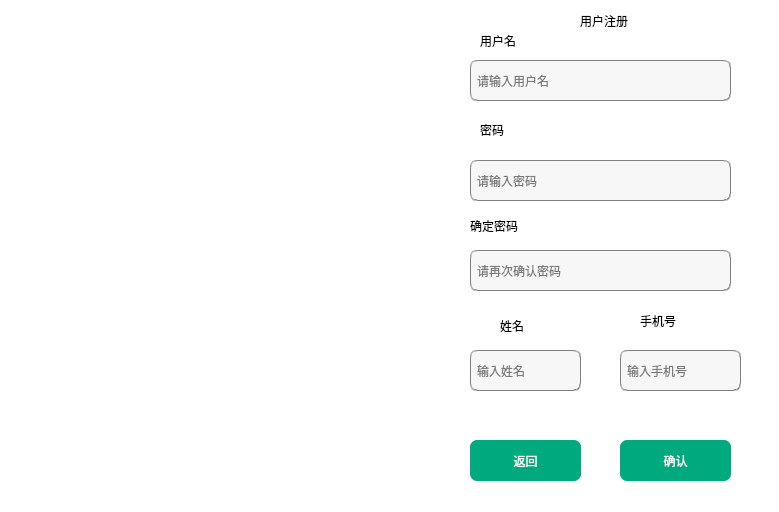
<?xml version="1.0" encoding="UTF-8"?>
<ui version="4.0">
 <class>Signup</class>
 <widget class="QWidget" name="Signup">
  <property name="geometry">
   <rect>
    <x>0</x>
    <y>0</y>
    <width>779</width>
    <height>512</height>
   </rect>
  </property>
  <property name="minimumSize">
   <size>
    <width>779</width>
    <height>512</height>
   </size>
  </property>
  <property name="maximumSize">
   <size>
    <width>779</width>
    <height>512</height>
   </size>
  </property>
  <property name="windowTitle">
   <string>Form</string>
  </property>
  <property name="styleSheet">
   <string notr="true">background-color: rgb(255, 255, 255);</string>
  </property>
  <widget class="QLabel" name="label_login_image">
   <property name="geometry">
    <rect>
     <x>0</x>
     <y>0</y>
     <width>431</width>
     <height>511</height>
    </rect>
   </property>
   <property name="text">
    <string/>
   </property>
  </widget>
  <widget class="QLabel" name="label_title">
   <property name="geometry">
    <rect>
     <x>580</x>
     <y>0</y>
     <width>141</width>
     <height>41</height>
    </rect>
   </property>
   <property name="styleSheet">
    <string notr="true">font: 87 20pt &quot;字心坊猫的天空之城（特别定制版）&quot;;</string>
   </property>
   <property name="text">
    <string>用户注册</string>
   </property>
  </widget>
  <widget class="QLabel" name="label_3">
   <property name="geometry">
    <rect>
     <x>480</x>
     <y>20</y>
     <width>91</width>
     <height>41</height>
    </rect>
   </property>
   <property name="styleSheet">
    <string notr="true">font: 15pt &quot;字心坊猫的天空之城（特别定制版）&quot;;</string>
   </property>
   <property name="text">
    <string>用户名</string>
   </property>
  </widget>
  <widget class="QLabel" name="label_4">
   <property name="geometry">
    <rect>
     <x>480</x>
     <y>120</y>
     <width>69</width>
     <height>20</height>
    </rect>
   </property>
   <property name="styleSheet">
    <string notr="true">font: 15pt &quot;字心坊猫的天空之城（特别定制版）&quot;;</string>
   </property>
   <property name="text">
    <string>密码</string>
   </property>
  </widget>
  <widget class="QLabel" name="label_5">
   <property name="geometry">
    <rect>
     <x>470</x>
     <y>210</y>
     <width>131</width>
     <height>31</height>
    </rect>
   </property>
   <property name="styleSheet">
    <string notr="true">font: 15pt &quot;字心坊猫的天空之城（特别定制版）&quot;;</string>
   </property>
   <property name="text">
    <string>确定密码</string>
   </property>
  </widget>
  <widget class="QLineEdit" name="lineEdit_username">
   <property name="geometry">
    <rect>
     <x>470</x>
     <y>60</y>
     <width>261</width>
     <height>41</height>
    </rect>
   </property>
   <property name="styleSheet">
    <string notr="true">background-color: rgb(247, 247, 247);
border:1px groove gray;
border-radius:7px;
padding:2px 4px;
font: 10pt &quot;华文隶书&quot;;</string>
   </property>
   <property name="text">
    <string/>
   </property>
   <property name="placeholderText">
    <string>请输入用户名</string>
   </property>
  </widget>
  <widget class="QLineEdit" name="lineEdit_password">
   <property name="geometry">
    <rect>
     <x>470</x>
     <y>160</y>
     <width>261</width>
     <height>41</height>
    </rect>
   </property>
   <property name="styleSheet">
    <string notr="true">background-color: rgb(247, 247, 247);
border:1px groove gray;
border-radius:7px;
padding:2px 4px;
font: 10pt &quot;华文隶书&quot;;</string>
   </property>
   <property name="echoMode">
    <enum>QLineEdit::Password</enum>
   </property>
   <property name="placeholderText">
    <string>请输入密码</string>
   </property>
  </widget>
  <widget class="QLineEdit" name="lineEdit_sure_password">
   <property name="geometry">
    <rect>
     <x>470</x>
     <y>250</y>
     <width>261</width>
     <height>41</height>
    </rect>
   </property>
   <property name="styleSheet">
    <string notr="true">background-color: rgb(247, 247, 247);
border:1px groove gray;
border-radius:7px;
padding:2px 4px;
font: 10pt &quot;华文隶书&quot;;</string>
   </property>
   <property name="echoMode">
    <enum>QLineEdit::Password</enum>
   </property>
   <property name="placeholderText">
    <string>请再次确认密码</string>
   </property>
  </widget>
  <widget class="QPushButton" name="pushButton_back">
   <property name="geometry">
    <rect>
     <x>470</x>
     <y>440</y>
     <width>111</width>
     <height>41</height>
    </rect>
   </property>
   <property name="styleSheet">
    <string notr="true">background-color: rgb(0, 170, 127);
color: rgb(255, 255, 255);
font: 25 9pt &quot;Bahnschrift Light&quot;;
font: 10pt &quot;华文隶书&quot;;
border-radius:7px;</string>
   </property>
   <property name="text">
    <string>返回</string>
   </property>
  </widget>
  <widget class="QPushButton" name="pushButton_sure">
   <property name="geometry">
    <rect>
     <x>620</x>
     <y>440</y>
     <width>111</width>
     <height>41</height>
    </rect>
   </property>
   <property name="styleSheet">
    <string notr="true">background-color: rgb(0, 170, 127);
color: rgb(255, 255, 255);
font: 25 9pt &quot;Bahnschrift Light&quot;;
font: 10pt &quot;华文隶书&quot;;
border-radius:7px;</string>
   </property>
   <property name="text">
    <string>确认</string>
   </property>
  </widget>
  <widget class="QLineEdit" name="lineEdit_tel">
   <property name="geometry">
    <rect>
     <x>620</x>
     <y>350</y>
     <width>121</width>
     <height>41</height>
    </rect>
   </property>
   <property name="styleSheet">
    <string notr="true">background-color: rgb(247, 247, 247);
border:1px groove gray;
border-radius:7px;
padding:2px 4px;
font: 10pt &quot;华文隶书&quot;;</string>
   </property>
   <property name="placeholderText">
    <string>输入手机号</string>
   </property>
  </widget>
  <widget class="QLineEdit" name="lineEdit_name">
   <property name="geometry">
    <rect>
     <x>470</x>
     <y>350</y>
     <width>111</width>
     <height>41</height>
    </rect>
   </property>
   <property name="styleSheet">
    <string notr="true">background-color: rgb(247, 247, 247);
border:1px groove gray;
border-radius:7px;
padding:2px 4px;
font: 10pt &quot;华文隶书&quot;;</string>
   </property>
   <property name="placeholderText">
    <string>输入姓名</string>
   </property>
  </widget>
  <widget class="QLabel" name="label">
   <property name="geometry">
    <rect>
     <x>500</x>
     <y>310</y>
     <width>91</width>
     <height>31</height>
    </rect>
   </property>
   <property name="styleSheet">
    <string notr="true">font: 15pt &quot;字心坊猫的天空之城（特别定制版）&quot;;</string>
   </property>
   <property name="text">
    <string>姓名</string>
   </property>
  </widget>
  <widget class="QLabel" name="label_2">
   <property name="geometry">
    <rect>
     <x>640</x>
     <y>300</y>
     <width>91</width>
     <height>41</height>
    </rect>
   </property>
   <property name="styleSheet">
    <string notr="true">font: 15pt &quot;字心坊猫的天空之城（特别定制版）&quot;;</string>
   </property>
   <property name="text">
    <string>手机号</string>
   </property>
  </widget>
 </widget>
 <resources/>
 <connections/>
</ui>
